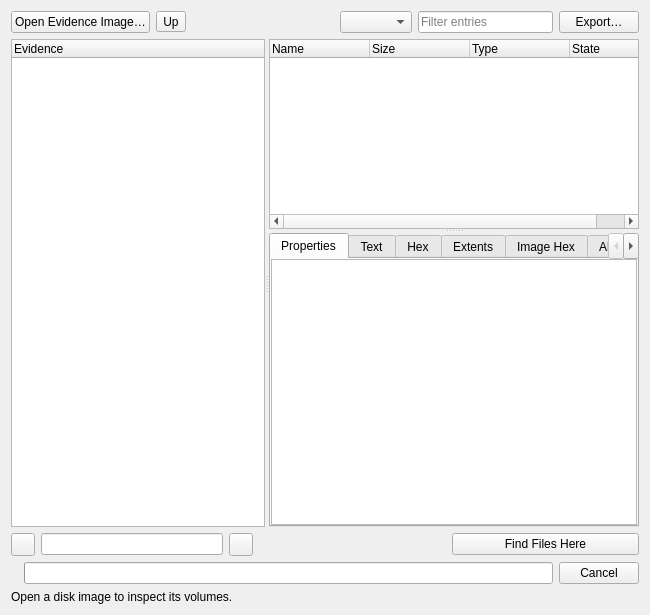
<?xml version="1.0" encoding="UTF-8"?>
<ui version="4.0">
 <class>ForensicsWidget</class>
 <widget class="QWidget" name="ForensicsWidget">
  <layout class="QVBoxLayout" name="layout">
   <item>
    <layout class="QHBoxLayout" name="navigation">
     <item>
      <widget class="QPushButton" name="openImage">
       <property name="text"><string>Open Evidence Image…</string></property>
      </widget>
     </item>
     <item>
      <widget class="QToolButton" name="up">
       <property name="text"><string>Up</string></property>
       <property name="toolTip"><string>Parent directory</string></property>
      </widget>
     </item>
     <item>
      <widget class="QLabel" name="location">
       <property name="textFormat"><enum>Qt::PlainText</enum></property>
       <property name="textInteractionFlags"><set>Qt::TextSelectableByMouse</set></property>
      </widget>
     </item>
     <item>
      <spacer name="navigationSpacer">
       <property name="orientation"><enum>Qt::Horizontal</enum></property>
       <property name="sizeHint" stdset="0"><size><width>12</width><height>1</height></size></property>
      </spacer>
     </item>
     <item>
      <widget class="QComboBox" name="visibleEntries">
       <property name="accessibleName"><string>Entry visibility</string></property>
      </widget>
     </item>
     <item>
      <widget class="QLineEdit" name="filter">
       <property name="placeholderText"><string>Filter entries</string></property>
       <property name="clearButtonEnabled"><bool>true</bool></property>
      </widget>
     </item>
     <item>
      <widget class="QPushButton" name="exportFiles">
       <property name="text"><string>Export…</string></property>
      </widget>
     </item>
    </layout>
   </item>
   <item>
    <widget class="QSplitter" name="workspace">
     <property name="orientation"><enum>Qt::Horizontal</enum></property>
     <property name="childrenCollapsible"><bool>false</bool></property>
     <widget class="QTreeWidget" name="evidence">
      <property name="uniformRowHeights"><bool>true</bool></property>
      <column><property name="text"><string>Evidence</string></property></column>
     </widget>
     <widget class="QSplitter" name="inspection">
      <property name="orientation"><enum>Qt::Vertical</enum></property>
      <property name="childrenCollapsible"><bool>false</bool></property>
      <widget class="ForensicsEntryTree" name="entries">
       <property name="rootIsDecorated"><bool>false</bool></property>
       <property name="uniformRowHeights"><bool>true</bool></property>
       <property name="alternatingRowColors"><bool>true</bool></property>
       <property name="selectionMode"><enum>QAbstractItemView::ExtendedSelection</enum></property>
       <property name="contextMenuPolicy"><enum>Qt::CustomContextMenu</enum></property>
       <column><property name="text"><string>Name</string></property></column>
       <column><property name="text"><string>Size</string></property></column>
       <column><property name="text"><string>Type</string></property></column>
       <column><property name="text"><string>State</string></property></column>
      </widget>
      <widget class="QTabWidget" name="inspector">
       <widget class="QPlainTextEdit" name="properties">
        <attribute name="title"><string>Properties</string></attribute>
        <property name="readOnly"><bool>true</bool></property>
       </widget>
       <widget class="QPlainTextEdit" name="fileText">
        <attribute name="title"><string>Text</string></attribute>
        <property name="readOnly"><bool>true</bool></property>
        <property name="lineWrapMode"><enum>QPlainTextEdit::NoWrap</enum></property>
       </widget>
       <widget class="QPlainTextEdit" name="fileHex">
        <attribute name="title"><string>Hex</string></attribute>
        <property name="readOnly"><bool>true</bool></property>
        <property name="lineWrapMode"><enum>QPlainTextEdit::NoWrap</enum></property>
       </widget>
       <widget class="QWidget" name="extentPage">
        <attribute name="title"><string>Extents</string></attribute>
        <layout class="QVBoxLayout" name="extentLayout">
         <item>
          <widget class="QTreeWidget" name="extents">
           <property name="rootIsDecorated"><bool>false</bool></property>
           <property name="uniformRowHeights"><bool>true</bool></property>
           <property name="alternatingRowColors"><bool>true</bool></property>
           <column><property name="text"><string>File offset</string></property></column>
           <column><property name="text"><string>Image offset</string></property></column>
           <column><property name="text"><string>Bytes</string></property></column>
           <column><property name="text"><string>State</string></property></column>
          </widget>
         </item>
         <item>
          <widget class="QLabel" name="extentStatus">
           <property name="textFormat"><enum>Qt::PlainText</enum></property>
          </widget>
         </item>
        </layout>
       </widget>
       <widget class="QPlainTextEdit" name="imageHex">
        <attribute name="title"><string>Image Hex</string></attribute>
        <property name="readOnly"><bool>true</bool></property>
        <property name="lineWrapMode"><enum>QPlainTextEdit::NoWrap</enum></property>
       </widget>
       <widget class="FilesystemAllocationView" name="allocation">
        <attribute name="title"><string>Allocation</string></attribute>
       </widget>
       <widget class="QWidget" name="searchPage">
        <attribute name="title"><string>Search</string></attribute>
        <layout class="QVBoxLayout" name="searchLayout">
         <item>
          <layout class="QHBoxLayout" name="searchControls">
           <item><widget class="QComboBox" name="searchKind"><property name="accessibleName"><string>Search type</string></property></widget></item>
           <item><widget class="QComboBox" name="searchScope"><property name="accessibleName"><string>Search scope</string></property></widget></item>
           <item><widget class="QLineEdit" name="searchTerm"><property name="clearButtonEnabled"><bool>true</bool></property></widget></item>
           <item><widget class="QPushButton" name="runSearch"><property name="text"><string>Search</string></property></widget></item>
          </layout>
         </item>
         <item>
          <widget class="QTreeWidget" name="searchResults">
           <property name="rootIsDecorated"><bool>false</bool></property>
           <property name="uniformRowHeights"><bool>true</bool></property>
           <property name="alternatingRowColors"><bool>true</bool></property>
           <column><property name="text"><string>Match</string></property></column>
           <column><property name="text"><string>Image offset</string></property></column>
           <column><property name="text"><string>Scope</string></property></column>
          </widget>
         </item>
         <item>
          <layout class="QHBoxLayout" name="searchFooter">
           <item><widget class="QLabel" name="searchStatus"><property name="textFormat"><enum>Qt::PlainText</enum></property></widget></item>
           <item><widget class="QPushButton" name="exportHit"><property name="text"><string>Export Range…</string></property></widget></item>
          </layout>
         </item>
        </layout>
       </widget>
       <widget class="QWidget" name="ownerPage">
        <attribute name="title"><string>Owners</string></attribute>
        <layout class="QVBoxLayout" name="ownerLayout">
         <item>
          <widget class="QTreeWidget" name="owners">
           <property name="rootIsDecorated"><bool>false</bool></property>
           <property name="uniformRowHeights"><bool>true</bool></property>
           <property name="alternatingRowColors"><bool>true</bool></property>
           <column><property name="text"><string>Path</string></property></column>
           <column><property name="text"><string>Volume</string></property></column>
           <column><property name="text"><string>State</string></property></column>
          </widget>
         </item>
         <item>
          <widget class="QLabel" name="ownerStatus">
           <property name="text"><string>Use Find Files Here in Image Hex to look up owners.</string></property>
           <property name="textFormat"><enum>Qt::PlainText</enum></property>
          </widget>
         </item>
        </layout>
       </widget>
      </widget>
     </widget>
    </widget>
   </item>
   <item>
    <widget class="QWidget" name="filePaging" native="true">
     <layout class="QHBoxLayout" name="filePagingLayout">
      <property name="leftMargin"><number>0</number></property>
      <property name="topMargin"><number>0</number></property>
      <property name="rightMargin"><number>0</number></property>
      <property name="bottomMargin"><number>0</number></property>
      <item>
       <widget class="QToolButton" name="previousPage">
        <property name="toolTip"><string>Previous page</string></property>
       </widget>
      </item>
      <item>
       <widget class="QLineEdit" name="fileOffset">
        <property name="accessibleName"><string>File offset</string></property>
        <property name="maximumSize"><size><width>182</width><height>16777215</height></size></property>
       </widget>
      </item>
      <item>
       <widget class="QToolButton" name="nextPage">
        <property name="toolTip"><string>Next page</string></property>
       </widget>
      </item>
      <item>
       <widget class="QLabel" name="filePageStatus">
        <property name="textFormat"><enum>Qt::PlainText</enum></property>
       </widget>
      </item>
      <item>
       <widget class="QPushButton" name="findOwners">
        <property name="text"><string>Find Files Here</string></property>
       </widget>
      </item>
     </layout>
    </widget>
   </item>
   <item>
    <widget class="QWidget" name="progressPanel" native="true">
     <layout class="QHBoxLayout" name="progressLayout">
      <property name="leftMargin"><number>0</number></property>
      <property name="topMargin"><number>0</number></property>
      <property name="rightMargin"><number>0</number></property>
      <property name="bottomMargin"><number>0</number></property>
      <item>
       <widget class="QLabel" name="progressLabel">
        <property name="textFormat"><enum>Qt::PlainText</enum></property>
       </widget>
      </item>
      <item>
       <widget class="QProgressBar" name="progress"/>
      </item>
      <item>
       <widget class="QPushButton" name="cancelJob">
        <property name="text"><string>Cancel</string></property>
       </widget>
      </item>
     </layout>
    </widget>
   </item>
   <item>
    <widget class="QLabel" name="status">
     <property name="text"><string>Open a disk image to inspect its volumes.</string></property>
     <property name="textFormat"><enum>Qt::PlainText</enum></property>
    </widget>
   </item>
  </layout>
 </widget>
 <customwidgets>
  <customwidget>
   <class>ForensicsEntryTree</class>
   <extends>QTreeWidget</extends>
   <header>widgets/FilesystemDrag.h</header>
  </customwidget>
  <customwidget>
   <class>FilesystemAllocationView</class>
   <extends>QWidget</extends>
   <header>widgets/FilesystemAllocationView.h</header>
  </customwidget>
 </customwidgets>
 <resources/>
 <connections/>
</ui>
